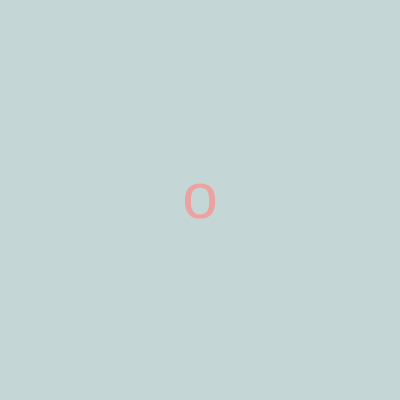
Frame 1 (no input)
Frame 60 (no input): identical to frame 1, image omitted
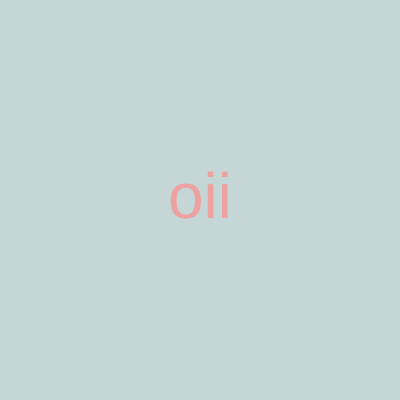
Frame 120 (the mouse pressed at the canvas centre since frame 60)

The p5.js sketch that drew these frames (run headless with seeded random() and noise() and a simulated clock; from frame 60 on, the mouse is pressed at the canvas centre):

// p5.js sketch
// ── sketch.js
function setup() {
  createCanvas(400, 400); // cria quadro
}

function inicializaCores(){
  background("#C5D6D6"); //cor do fundo
  fill("rgb(238,161,161)"); //cor da palavra
  textSize(64); // tamanho da letra
  textAlign(CENTER,CENTER); // texto alinhado
}

function draw() {
  inicializaCores();
  
  let maximo = width; //variavel
  let minimo = 1; //variavel
  //mouseX, 0, width ==> 0, palavra.length
  let palavra = "oiierr" // palavra escrita
  let quantidade = map(mouseX, 0, width, 1, palavra.length); // faz a palavra aparecer na tela
  //console.log(quantidade);
  let parcial = palavra.substring(0,quantidade);
  text(parcial,200,200); //posicao do texto
}
